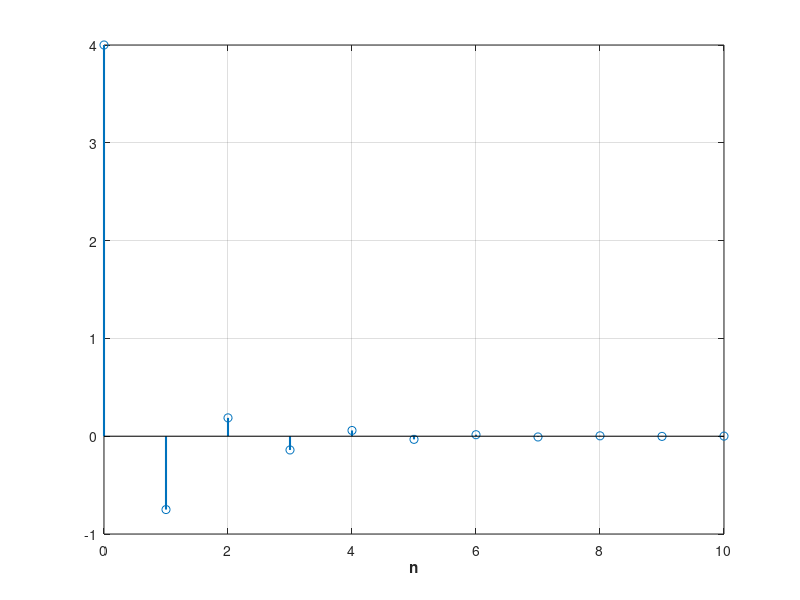

This figure's MATLAB source: (Note: this script raises an error after producing the figure.)
clc;
clear all;

u = @(n)1.*(n>=0);
delta = @(n)1.*(n==0);

%% Problem 3

num = [4,.25,-.5];
den = conv([1,-.25],[1,.5]);


n = 0:10;
h = filter(num,den,delta(n));

figure(34);
hh=stem(n,h,'LineWidth',1.5);
grid('on');
hh=xlabel('\bfn');hh.FontSize=14;
hh=ylabel('\bfh[n]');hh.FontSize=14;
hh=title('\bfProblem 3.D');hh.FontSize=16;

n=-40:40;
xn = @(n)u(-n-1);
x = xn(n);
y = filter(num,den,x);
lgc = (abs(n)<floor(max(abs(n)*.5)));
%need to cut out a little because of settling time with filter beginning
%transient
figure(36);
subplot(2,1,1);
hh=stem(n(lgc),x(lgc),'LineWidth',1.5);
grid('on');
hh=xlabel('\bfn');hh.FontSize=14;
hh=ylabel('\bfx[n]');hh.FontSize=14;
axis('tight');

subplot(2,1,2);
hh=stem(n(lgc),y(lgc),'LineWidth',1.5);
grid('on');
hh=xlabel('\bfn');hh.FontSize=14;
hh=ylabel('\bfy[n]');hh.FontSize=14;
axis('tight');

hh=sgtitle('\bfProblem 3.F');hh.FontSize=16;


%% Problem 4
num = [1];
den = [1,-2];

z = roots(num);
p = roots(den);

figure(40);
clf;
legs={};
hold('on');
if(~isempty(z))
  plot(real(z),imag(z),'bo','MarkerSize',15,'LineWidth',1.5);
  legs{end+1}='Zeros';
end
if(~isempty(p))
  plot(real(p),imag(p),'rx','MarkerSize',15,'LineWidth',1.5);
  legs{end+1}='Poles';
end
th=linspace(0,2*pi,1e3);
plot(cos(th),sin(th),'k--');
legs{end+1}='Unit Circle';
legend(legs);
axis('square');
hh=xlabel('\bfreal');hh.FontSize=14;
hh=ylabel('\bfimag');hh.FontSize=14;
hh=title('\bfProblem 4');hh.FontSize=16;